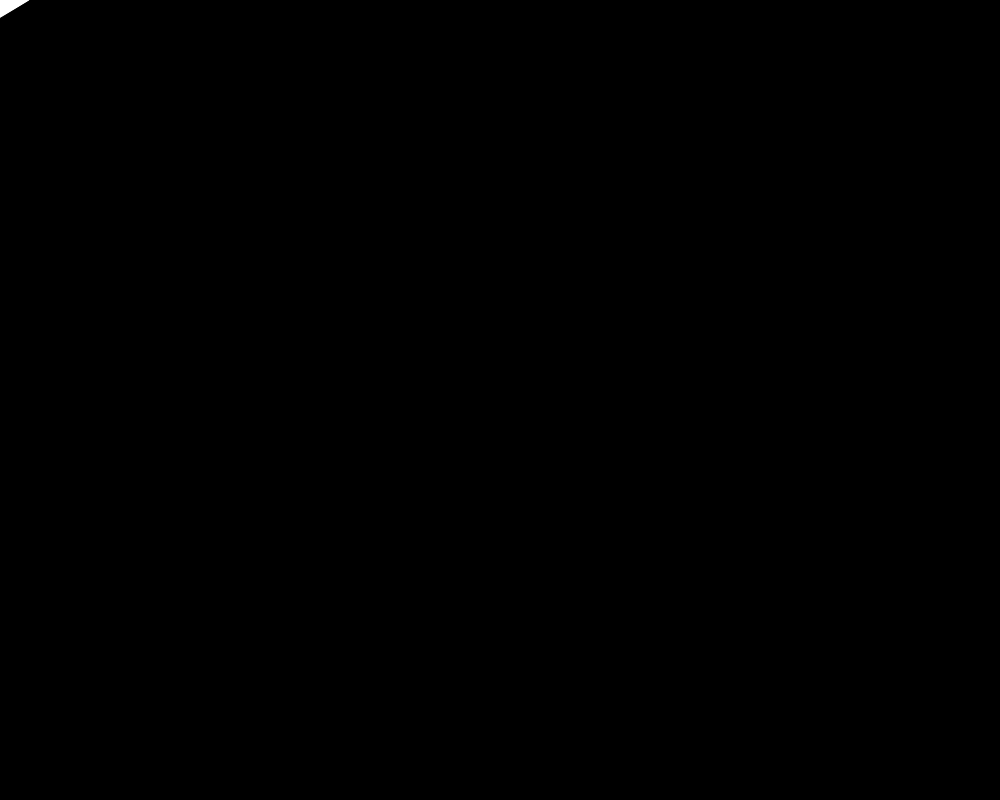
Frame 1 (no input)
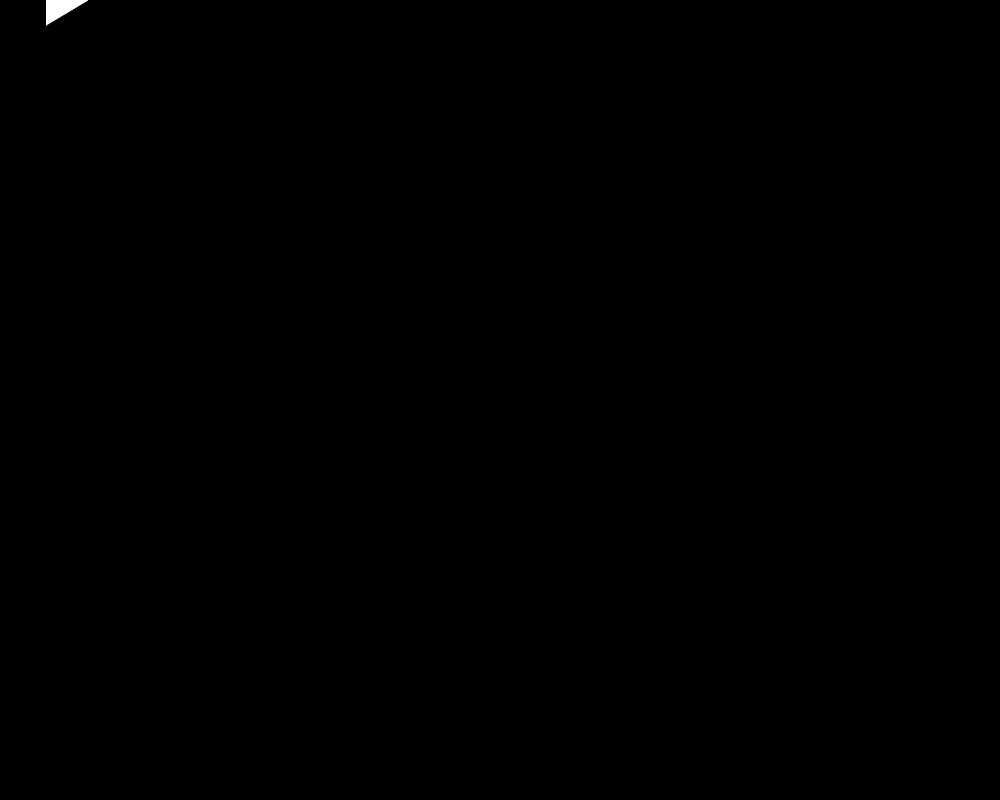
Frame 60 (the mouse pressed at the canvas centre just before this capture)
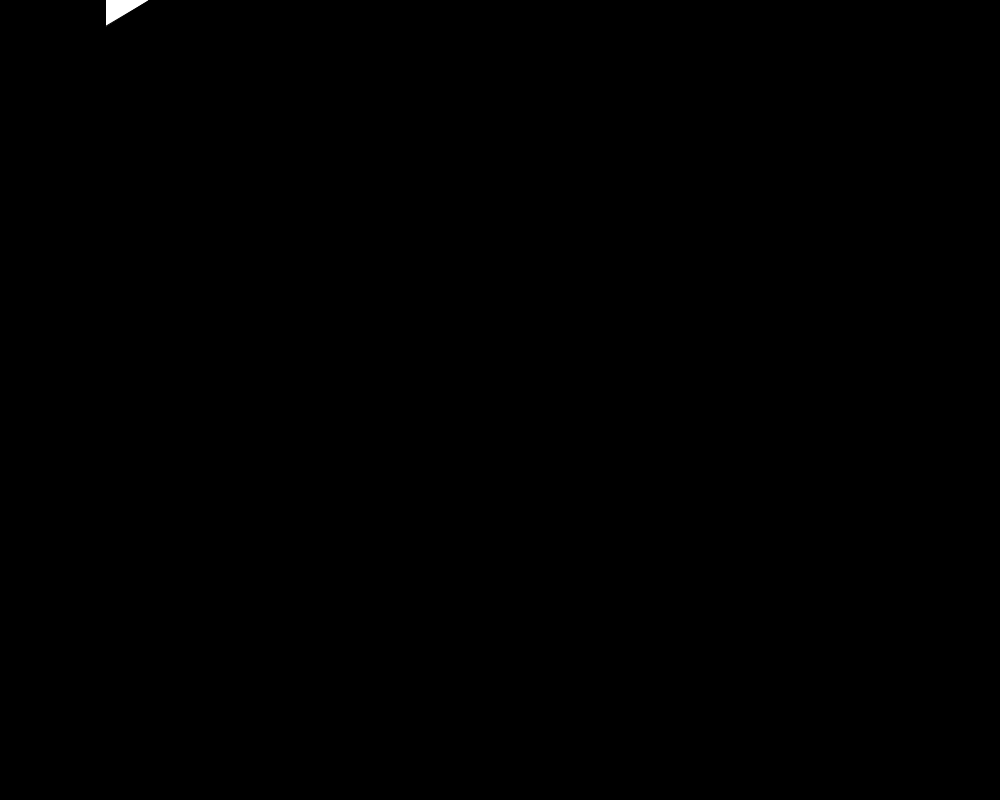
Frame 120 (the mouse held since frame 60 and released just before this capture)

The Processing sketch that drew these frames (run headless with seeded random() and noise(); from frame 60 on, the mouse is pressed at the canvas centre):

// Processing sketch: Game
// ── Game.pde
public Ship[] ships = new Ship[1]; 


void setup(){
  ships[0] = new Ship(true);
  size(1000,800);
}
  

void display(){
  for(int i = 0; i < ships.length; i ++){
    triangle((float)(ships[i].getX() + (30 * Math.cos(ships[i].getOrnt()))), (float)(ships[i].getY() + (30 * Math.sin(ships[i].getOrnt()))),
             (float)(ships[i].getX() + (30 * Math.cos(ships[i].getOrnt() - 90))), (float)(ships[i].getY() + (30 * Math.sin(ships[i].getOrnt() - 90))),
             (float)(ships[i].getX() + (30 * Math.cos(ships[i].getOrnt() + 90))), (float)(ships[i].getY() + (30 * Math.sin(ships[i].getOrnt() + 90))));
  }
}


void input(){
  if (keyPressed && key == 'd'){
    ships[0].increaseOrnt();
  }
  if (keyPressed && key == 'a'){
    ships[0].decreaseOrnt();
  }
}
             
    
  

void draw(){
  background(0,0,0);
  display();
  ships[0].move();
  input();
  
}
// ── Ship.pde
public class Ship{
  //some of these variables may not be needed
  private double x, y, orientation;
  private boolean isDead, Player;
  private int ammoLimit, hp;
  
  
  public Ship(boolean isPlayer){
    x = 0;
    y = 0;
    hp = 2;
    orientation = 0;
    isDead = false;
    Player = isPlayer;
    ammoLimit = 3; //placeholder 
  }
  
  
  public double getX(){
    return x;
  }
  
  public double getY(){
    return y;
  }
  
  public double getOrnt(){
    return orientation;
  }
  
  
  public boolean isDead(){
    return isDead;
  }
  
   public boolean isPlayer(){
    return Player;
  }
  
  public void setDead(boolean dead){
    isDead = dead;
  }
  
  public void takeDamage(){
     hp --;
  }
  
  public void increaseOrnt(){
    orientation += .05;
    if(orientation == 360){
      orientation = 0;
    }
  }
  
  public void decreaseOrnt(){
    orientation -= .05;
    if(orientation == 0){
      orientation = 360;
    }
  }
  
  public void move(){
    x += Math.cos(orientation);
    y += Math.sin(orientation);
  }
    
     
  
  
  
}
  
